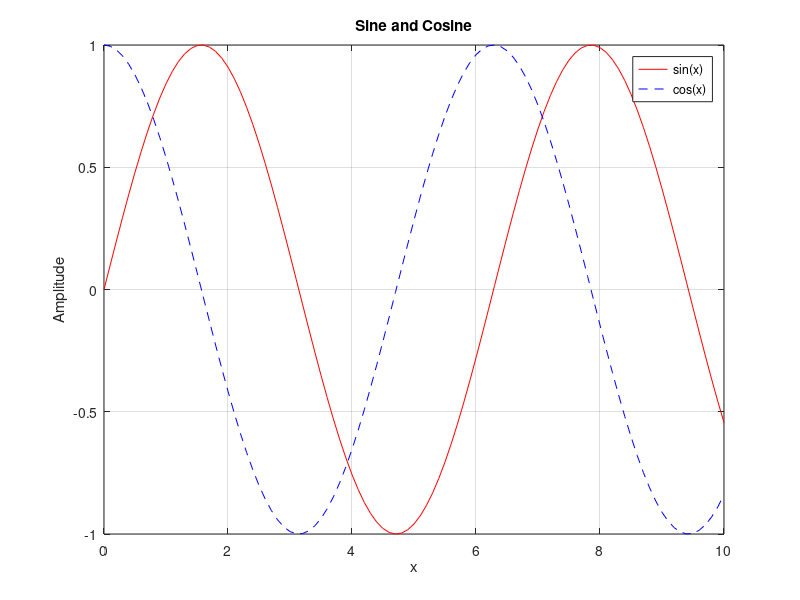

This chart was generated by the following MATLAB code:
clc; clear; close all;
x=0:0.1:10;
plot(x,sin(x),'r-',x,cos(x),'b--');
title('Sine and Cosine'); xlabel('x'); ylabel('Amplitude'); legend('sin(x)','cos(x)'); grid on;
